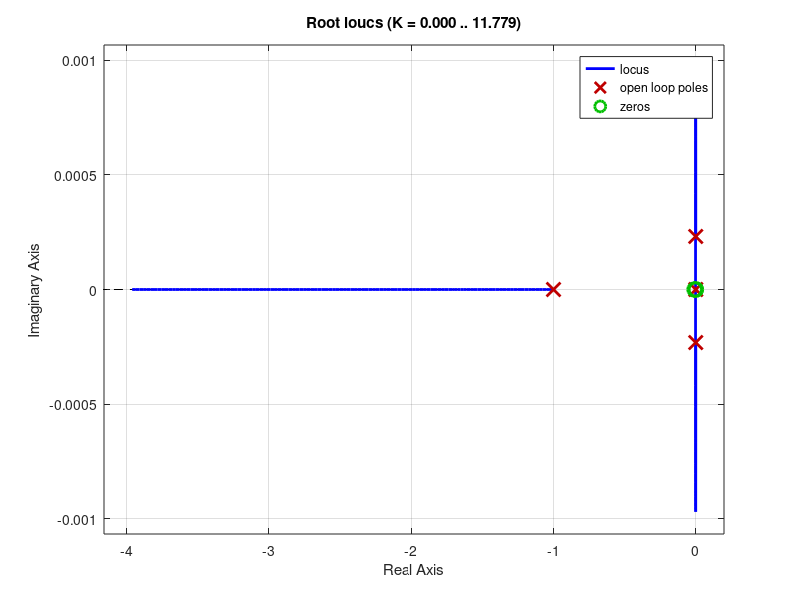
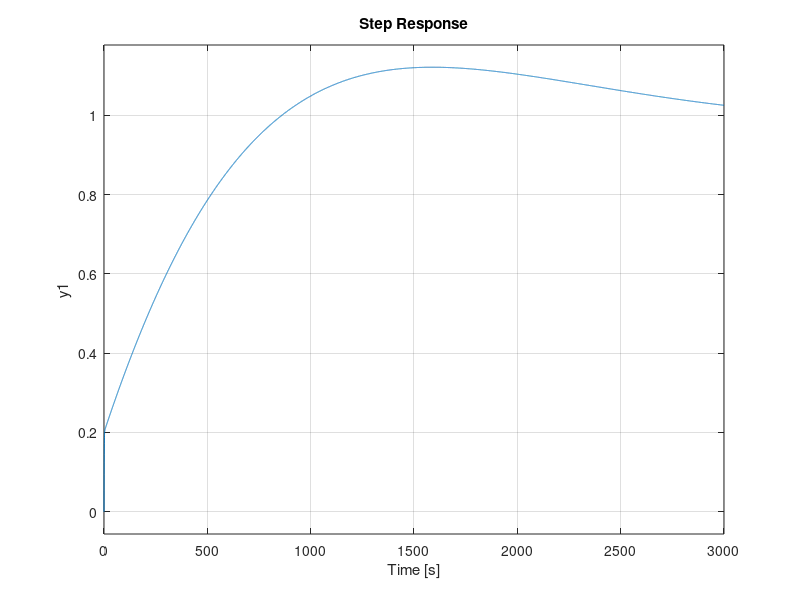

MATLAB code for these plots, in order:
% close all;
% clc;
% 
% output = out.output.signals.values;
% error = out.error.signals.values;
% time = out.error.time;
% 
% figure(1);
% subplot(4,1,1);
% plot(time/60,output);
% title('Output (P = 100, I = 0, D = -10)');
% xlabel('Time (min)');
% ylabel('BGV (mg/dL)');
% 
% subplot(4,1,2);
% plot(time/60, error);
% title('Error');
% xlabel('Time (min)');
% ylabel('Difference (mg/dL)');
% 
% intError = cumtrapz(time, error);
% subplot(4,1,3);
% plot(time/60, intError);
% title('Integration of Error');
% xlabel('Time (min)');
% ylabel('Area (mg*min/dL)');
% 
% dError = diff(error);
% subplot(4,1,4);
% plot(time(2:end)/60, dError);
% title('Derivative of Error');
% xlabel('Time (min)');
% ylabel('Slope (mg/dL/min)');
% 
% P = pid(100, 0, -10);
% num = [-0.004555 -8.502e-7];
% den = [1 0.0004403 1.156e-7];
% H = tf(num,den);
% 
% Y = feedback(-1*P*H,1);
% figure();
% step(Y);
% 
% figure();
% rlocus(Y);

%% YOSHIDA
close all;
% s = tf('s');
% G = 1/(s*(s+1));
% rlocus(G)
% 
% D = s + 0.8; % controller
% figure()
% rlocus(D*G) % the new plant
% % but this is PD and will accentuate noise 
% % poles move right which increases speed of system
% 
% D1 = (s+3)/(s+6);
% figure()
% rlocus(G*D1)
% 
% % move poles to improve repsonse
% D1 = (s+3)/(s+15);
% rlocus(G*D1);
% 
% D2 = (s+3)/(s+30);
% rlocus(G*D2);
close all;
clc;

s = tf('s');
P = 1;
I = 0.001;
D = 100;

%num = [-0.004555 -8.502e-7];
%den = [1 0.0004403 1.156e-7];
num = [-0.002495 -5.825e-07];
den = [1 0.0003699 8.769e-08];

H = tf(num,den);
C = P + I*1/s + D*100/(100+100/s);
figure(1)
rlocus(-C*H);

figure(2)
sys = feedback(-C*H,1);
step(sys)




